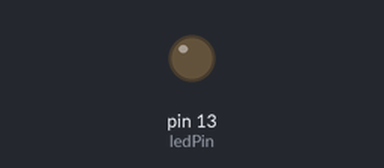
Bench run of a sketch on a simulated Arduino Uno, built with avr-gcc and run on an emulated ATmega328P. Shown: output pins drawn as LEDs (lit = HIGH).

Above: at 2.1 s.
At 6.9 s:
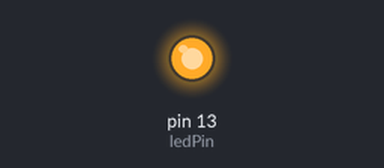
Timing chart, 0 to 7.4 s (numbered marks = the images above):
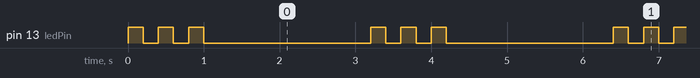

The sketch:

blink_modified.ino
```cpp
/**
 * @file blink_modified.ino
 * @brief Blinks the LED 3 times fast, then pauses for 2 seconds.
 *        Designed for collaborative coursework assignment Q7.
 */

const int ledPin = 13;

void setup() {
  pinMode(ledPin, OUTPUT);
}

void loop() {
  // Blink 3 times fast (200ms ON, 200ms OFF)
  for (int i = 0; i < 3; i++) {
    digitalWrite(ledPin, HIGH);
    delay(200);
    digitalWrite(ledPin, LOW);
    delay(200);
  }

  // Pause for 2 seconds
  delay(2000);
}
```

Measured:
- by itself, pin 13 (ledPin): repeats every 3.2 s: 2 × (LOW 0.20 s, HIGH 0.20 s), LOW 2.2 s, HIGH 0.20 s
- by itself, everything shown: repeats every 3.2 s, in 6 steps
